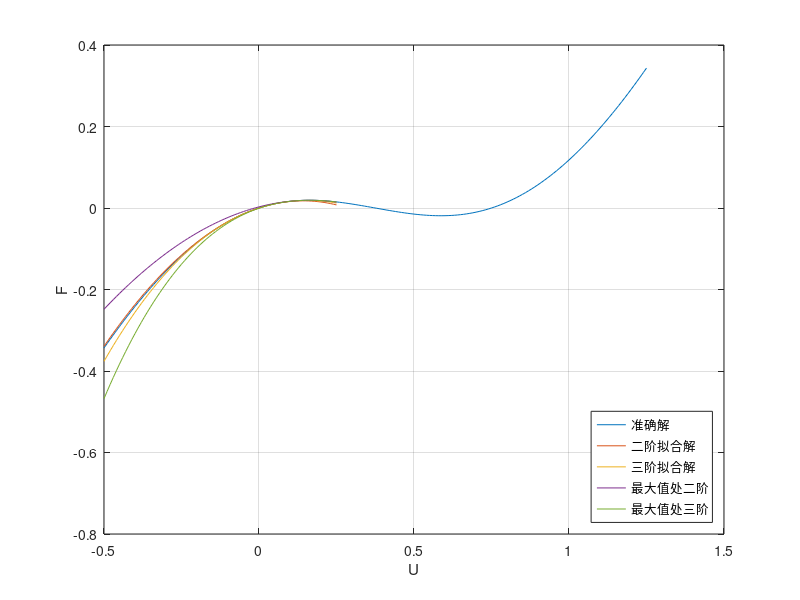
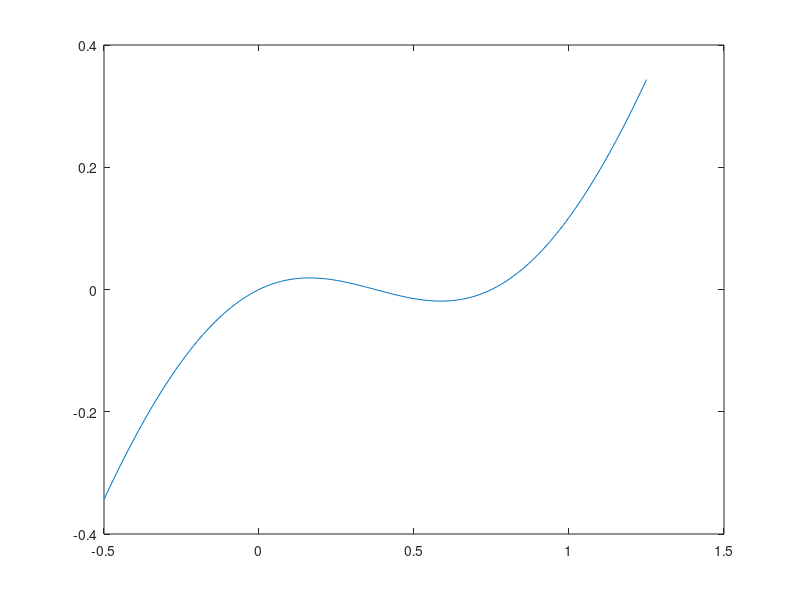

MATLAB code to generate these figures, in order: (Note: this script raises an error after producing the figures.)
close all;
U = -0.5: 0.01: 1.25;
H_0 = 0.375;
theta_0 = atan(H_0);
H = H_0 - U;
theta = atan(H);
EA_ka = 1;

%% 线性模型
% 在H_0 = 0.5和H_0 = 0.375的情况下，二阶拟合解的效果比三阶好。但在最大值处，三阶的效果比二阶好得多。
F = 2 * EA_ka * (sin(theta)/cos(theta_0) - tan(theta));
figure(1);
plot(U, F);
hold on;
U_app = -0.5: 0.01: 0.25;
Func_1 = -H_0^2/(H_0^2 + 1);
Func_2 = -3/2 * H_0 / (H_0^2 + 1)^2;
Func_3 = (4 * H_0^2 - 1) / (2 * (H_0^2 + 1)^3);
F_app_2 = 2 * EA_ka * (-Func_1 * U_app + Func_2 * U_app .^ 2);
F_app_3 = 2 * EA_ka * (-Func_1 * U_app + Func_2 * U_app .^ 2 - Func_3 * U_app .^ 3);

H_m = ((H_0^2 + 1)^(1/3) - 1)^(1/2);
F_m = ((H_0^2 + 1)^(1/3) - 1)^(3/2);
Func_m_2 = -3 * H_m/ (2 * (H_0^2 + 1)^(1/3));
Func_m_3 = 2 / (H_0^2 + 1)^(1/3) - 5 / (2 * (H_0^2 + 1)^(2/3));
U_m_app = -0.5: 0.01: 0.25;
H_m_app = H_0 - U_m_app - H_m;
F_m_app_2 = 2 * EA_ka * (F_m + Func_m_2 * H_m_app.^2);
F_m_app_3 = 2 * EA_ka * (F_m + Func_m_2 * H_m_app.^2 + Func_m_3 * H_m_app.^3);


plot(U_app, F_app_2);
plot(U_app, F_app_3);
plot(U_m_app, F_m_app_2);
plot(U_m_app, F_m_app_3);
legend('准确解', '二阶拟合解', '三阶拟合解', '最大值处二阶', '最大值处三阶', 'Location','southeast');
xlabel('U');
ylabel('F');
grid on;

% 对SingleGetU函数的验证
figure(2);
plot(U, F);
hold on;
PtNum = max(size(U_app));
MaxFPtNum = find(F(1:PtNum) == max(F(1: PtNum)));

U_Cal = zeros(1, MaxFPtNum);
for i = 1: MaxFPtNum
    U_Cal(i) = VMT_SingleGetU(EA_ka, H_0, F(i), 0, 2);
    if (~isreal(U_Cal(i)))
        U_Cal(i) = VMT_SingleGetU(EA_ka, H_0, F(i), 0, -2);
    end
end
plot(U_Cal, F(1: MaxFPtNum));
legend('准确解', '计算得解', 'Location','southeast');
xlabel('U');
ylabel('F');
grid on;

%% 非线性模型
F_nonlinear = EA_ka * sin(theta) .* ((cos(theta)).^2 / (cos(theta_0))^2 - 1);
figure(3);
plot(U, F_nonlinear);
hold on;
U_app = U(1): 0.01: 0.25;
Func_1_nonlinear = (2 * H_0^2)/(H_0^2 + 1)^(3/2);
Func_2_nonlinear = (3*H_0 * (H_0^2 - 1))/(H_0^2 + 1)^(5/2);
Func_3_nonlinear = (4*H_0^4 - 10 * H_0^2 + 1)/ (H_0^2 + 1)^(7/2);
Func_4_nonlinear = (10*H_0^5-45*H_0^3+15*H_0)/(2*(H_0^2+1)^(9/2));
F_app_nonlinear = EA_ka * (Func_1_nonlinear * U_app + Func_2_nonlinear * U_app .^ 2 + Func_3_nonlinear * U_app .^ 3 + Func_4_nonlinear * U_app .^ 4);
F_app_nonlinear_2 = EA_ka * (Func_1_nonlinear * U_app + Func_2_nonlinear * U_app .^ 2);
F_app_nonlinear_3 = EA_ka * (Func_1_nonlinear * U_app + Func_2_nonlinear * U_app .^ 2 + Func_3_nonlinear * U_app .^ 3);
plot(U_app, F_app_nonlinear);
plot(U_app, F_app_nonlinear_2);
plot(U_app, F_app_nonlinear_3);
% U_app2 = 0: 0.01: 1;
% F_app2 = 0.1180 * (0.5 - U_app2) - 0.5590 * (0.5 - U_app2) .^ 3;
% plot(U_app2, F_app2);
legend('准确解', '四阶拟合解', '二阶拟合解', '三阶拟合解', 'Location','southeast');
xlabel('U');
ylabel('F_{nonlinear}');
grid on;

% 对SingleGetU函数的验证
figure(4);
plot(U, F_nonlinear);
hold on;
PtNum = max(size(U_app));
MaxFPtNum = find(F_nonlinear(1:PtNum) == max(F_nonlinear(1: PtNum)));

U_Cal = zeros(1, MaxFPtNum);
for i = 1: MaxFPtNum
    U_Cal(i) = VMT_SingleGetU(EA_ka, H_0, F_nonlinear(i), 0, 3);
    if (~isreal(U_Cal(i)))
        U_Cal(i) = VMT_SingleGetU(EA_ka, H_0, F_nonlinear(i), 0, -3);
    end
end
plot(U_Cal, F_nonlinear(1: MaxFPtNum));
legend('准确解', '计算得解', 'Location','southeast');
xlabel('U');
ylabel('F');
grid on;

%% 
syms U;
Func_1_nonlinear = (2 * H_0^2)/(H_0^2 + 1)^(3/2);
Func_2_nonlinear = (3*H_0 * (H_0^2 - 1))/(H_0^2 + 1)^(5/2);
Func_3_nonlinear = (4*H_0^4 - 10 * H_0^2 + 1)/ (H_0^2 + 1)^(7/2);
Func_4_nonlinear = (10*H_0^5-45*H_0^3+15*H_0)/(2*(H_0^2+1)^(9/2));
F_app_sym = Func_1_nonlinear * U + Func_2_nonlinear * U^2 +  Func_3_nonlinear * U^3 + Func_4_nonlinear * U^4;
%%
% 所有两行，上一行为初始，下一行为最终

% B
% [PredSequence, MaxForceDiff] = VMT_GetSequence([1.661	1.905	2.334	6.755	10.823 12.826], [1.661	1.905	2.334	4.017	7.878 9.320], [0 1 1 1 1 1], [0 1 1 0 1 1], 1, 2, [])
% [PredSequence, MaxForceDiff] = VMT_GetSequence([1.547	1.905	2.334	6.755	10.823 12.826], [1.661	1.905	2.334	5.02	8.820 9.320], [0 1 1 1 1 1], [0 1 1 0 1 1], 1, 2, [])

% R
% [PredSequence, MaxForceDiff] = VMT_GetSequence([1	1.477	4.691	6.937	9.07	9.798], [1	1.477	2.085	6.937	9.32	12.826], [0 1 1 1 1 0], [0 1 0 1 1 1], 1, 2, [])
% [PredSequence, MaxForceDiff] = VMT_GetSequence([1	1.477	4.691	7.879	9.07	9.798], [1	1.477	2.085	5.814	6.937	12.826], [0 1 1 1 1 0], [0 1 0 1 1 1], 1, 2, [])

% G
% [PredSequence, MaxForceDiff] = VMT_GetSequence([1.074	4.486	5.256	5.8645	6.3355	7.1595], [1	1.074	3.033	3.7595	7.1595	8.293], [0 1 1 1 0 1], [0 0 1 1 1 1], 1, 2, [])

% 10101010 Most Complex Rule
% [PredSequence, MaxForceDiff] = VMT_GetSequence([1.477	1.547	3.513	3.940	8.129	8.246	12.826], [1	2.334	2.49	5.814	6.023	8.759	9.121], [1 0 1 0 1 0 1], [0 1 0 1 0 1 0], 1, 2, [])


% Rule 27
% [PredSequence, MaxForceDiff] = VMT_GetSequence([1.000 	3.033 	3.894 	4.486 	6.026 	6.998 	8.293], [1.348	1.61	4.368	4.486	4.5525	5.703	8.293], [0 1 0 1 1 1 1], [0 0 1 1 0 1 1], 1, 2, [])

%[PredSequence, MaxForceDiff] = VMT_GetSequence([1.000 	2.422 	2.598 	3.033 	6.026 	6.998 	8.293], [1.348	1.61	4.368	4.486	4.553	5.703	7.160], [0 1 0 1 1 1 1], [0 0 1 1 0 1 1], 1, 2, [])
% [PredSequence, MaxForceDiff] = VMT_GetSequence([1.000 	2.422 	2.598 	3.033 	6.026 	6.998 	8.293], [1.348	1.61	4.368	4.486	4.924	5.703	7.160], [0 1 0 1 1 1 1], [0 0 1 1 0 1 1], 1, 2, [])
[PredSequence, MaxForceDiff] = VMT_GetSequence([1.000 	2.422 	2.598 	3.033 	6.026 	6.998 	8.293], [1.6	1.61 4.368	4.486	4.924	5.703	7.160], [0 1 0 1 1 1 1], [0 0 1 1 0 1 1], 1, 2, [])
